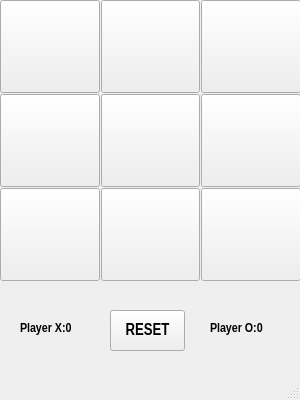
<?xml version="1.0" encoding="UTF-8"?>
<ui version="4.0">
 <class>Board</class>
 <widget class="QMainWindow" name="Board">
  <property name="geometry">
   <rect>
    <x>0</x>
    <y>0</y>
    <width>300</width>
    <height>400</height>
   </rect>
  </property>
  <property name="windowTitle">
   <string>MainWindow</string>
  </property>
  <widget class="QWidget" name="centralwidget">
   <widget class="QWidget" name="gridLayoutWidget">
    <property name="geometry">
     <rect>
      <x>0</x>
      <y>0</y>
      <width>301</width>
      <height>283</height>
     </rect>
    </property>
    <layout class="QGridLayout" name="gridLayout">
     <property name="spacing">
      <number>1</number>
     </property>
     <item row="0" column="1">
      <widget class="QPushButton" name="p4">
       <property name="minimumSize">
        <size>
         <width>93</width>
         <height>93</height>
        </size>
       </property>
       <property name="font">
        <font>
         <family>Arial Narrow</family>
         <pointsize>26</pointsize>
         <weight>75</weight>
         <bold>true</bold>
        </font>
       </property>
       <property name="text">
        <string/>
       </property>
      </widget>
     </item>
     <item row="2" column="1">
      <widget class="QPushButton" name="p6">
       <property name="minimumSize">
        <size>
         <width>93</width>
         <height>93</height>
        </size>
       </property>
       <property name="font">
        <font>
         <family>Arial Narrow</family>
         <pointsize>26</pointsize>
         <weight>75</weight>
         <bold>true</bold>
        </font>
       </property>
       <property name="text">
        <string/>
       </property>
      </widget>
     </item>
     <item row="2" column="0">
      <widget class="QPushButton" name="p3">
       <property name="minimumSize">
        <size>
         <width>93</width>
         <height>93</height>
        </size>
       </property>
       <property name="font">
        <font>
         <family>Arial Narrow</family>
         <pointsize>26</pointsize>
         <weight>75</weight>
         <bold>true</bold>
        </font>
       </property>
       <property name="text">
        <string/>
       </property>
      </widget>
     </item>
     <item row="0" column="0">
      <widget class="QPushButton" name="p1">
       <property name="minimumSize">
        <size>
         <width>93</width>
         <height>93</height>
        </size>
       </property>
       <property name="font">
        <font>
         <family>Arial Narrow</family>
         <pointsize>26</pointsize>
         <weight>75</weight>
         <bold>true</bold>
        </font>
       </property>
       <property name="text">
        <string/>
       </property>
      </widget>
     </item>
     <item row="1" column="0">
      <widget class="QPushButton" name="p2">
       <property name="minimumSize">
        <size>
         <width>93</width>
         <height>93</height>
        </size>
       </property>
       <property name="font">
        <font>
         <family>Arial Narrow</family>
         <pointsize>24</pointsize>
         <weight>75</weight>
         <bold>true</bold>
        </font>
       </property>
       <property name="text">
        <string/>
       </property>
      </widget>
     </item>
     <item row="1" column="1">
      <widget class="QPushButton" name="p5">
       <property name="minimumSize">
        <size>
         <width>93</width>
         <height>93</height>
        </size>
       </property>
       <property name="font">
        <font>
         <family>Arial Narrow</family>
         <pointsize>26</pointsize>
         <weight>75</weight>
         <bold>true</bold>
        </font>
       </property>
       <property name="text">
        <string/>
       </property>
      </widget>
     </item>
     <item row="0" column="2">
      <widget class="QPushButton" name="p7">
       <property name="minimumSize">
        <size>
         <width>93</width>
         <height>93</height>
        </size>
       </property>
       <property name="font">
        <font>
         <family>Arial Narrow</family>
         <pointsize>26</pointsize>
         <weight>75</weight>
         <bold>true</bold>
        </font>
       </property>
       <property name="text">
        <string/>
       </property>
      </widget>
     </item>
     <item row="1" column="2">
      <widget class="QPushButton" name="p8">
       <property name="minimumSize">
        <size>
         <width>93</width>
         <height>93</height>
        </size>
       </property>
       <property name="font">
        <font>
         <family>Arial Narrow</family>
         <pointsize>26</pointsize>
         <weight>75</weight>
         <bold>true</bold>
        </font>
       </property>
       <property name="text">
        <string/>
       </property>
      </widget>
     </item>
     <item row="2" column="2">
      <widget class="QPushButton" name="p9">
       <property name="minimumSize">
        <size>
         <width>93</width>
         <height>93</height>
        </size>
       </property>
       <property name="font">
        <font>
         <family>Arial Narrow</family>
         <pointsize>24</pointsize>
         <weight>75</weight>
         <bold>true</bold>
        </font>
       </property>
       <property name="text">
        <string/>
       </property>
      </widget>
     </item>
    </layout>
   </widget>
   <widget class="QPushButton" name="reset">
    <property name="geometry">
     <rect>
      <x>110</x>
      <y>310</y>
      <width>75</width>
      <height>41</height>
     </rect>
    </property>
    <property name="font">
     <font>
      <family>Arial Narrow</family>
      <pointsize>12</pointsize>
      <weight>75</weight>
      <bold>true</bold>
     </font>
    </property>
    <property name="text">
     <string>RESET</string>
    </property>
   </widget>
   <widget class="QLabel" name="playerx">
    <property name="geometry">
     <rect>
      <x>20</x>
      <y>320</y>
      <width>61</width>
      <height>16</height>
     </rect>
    </property>
    <property name="font">
     <font>
      <family>Arial Narrow</family>
      <pointsize>10</pointsize>
      <weight>75</weight>
      <bold>true</bold>
     </font>
    </property>
    <property name="text">
     <string>Player X:0</string>
    </property>
   </widget>
   <widget class="QLabel" name="label_2">
    <property name="geometry">
     <rect>
      <x>230</x>
      <y>350</y>
      <width>81</width>
      <height>111</height>
     </rect>
    </property>
    <property name="minimumSize">
     <size>
      <width>0</width>
      <height>0</height>
     </size>
    </property>
    <property name="text">
     <string/>
    </property>
   </widget>
   <widget class="QLabel" name="playero">
    <property name="geometry">
     <rect>
      <x>210</x>
      <y>320</y>
      <width>61</width>
      <height>16</height>
     </rect>
    </property>
    <property name="font">
     <font>
      <family>Arial Narrow</family>
      <pointsize>10</pointsize>
      <weight>75</weight>
      <bold>true</bold>
     </font>
    </property>
    <property name="text">
     <string>Player O:0</string>
    </property>
   </widget>
  </widget>
  <widget class="QMenuBar" name="menubar">
   <property name="geometry">
    <rect>
     <x>0</x>
     <y>0</y>
     <width>300</width>
     <height>20</height>
    </rect>
   </property>
  </widget>
  <widget class="QStatusBar" name="statusbar"/>
 </widget>
 <resources/>
 <connections/>
</ui>
